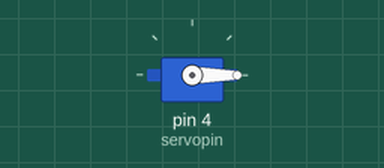
This sketch was run on a simulated Arduino Uno, built with avr-gcc and run on an emulated ATmega328P. Parts: servo. Wiring (inferred from the names in the program): servo: signal pin 4. Servo pulses on a pin are drawn as a servo (544–2400 µs = 0–180°); what the sketch prints to the serial monitor is not drawn.

Above: at 0.05 s.
Timing chart, 0 to 4.7 s (numbered marks = the images above):
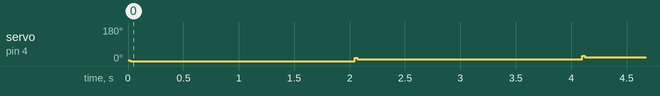

The sketch:

myservoimpl.ino
```cpp
int servopin=4;//定义数字接口9 连接伺服舵机信号线
int myangle;//定义角度变量
int pulsewidth;//定义脉宽变量
int val;

void servopulse(int servopin,int myangle) {//定义一个脉冲函数
  pulsewidth=(myangle*11)+500;//将角度转化为500-2480 的脉宽值
  digitalWrite(servopin,HIGH);//将舵机接口电平至高
  delayMicroseconds(pulsewidth);//延时脉宽值的微秒数
  digitalWrite(servopin,LOW);//将舵机接口电平至低
  delay(20-pulsewidth/1000);
}

void setup() {
  pinMode(servopin,OUTPUT);//设定舵机接口为输出接口
  Serial.begin(115200);//连接到串行端口，波特率为9600
  Serial.println("servo=o_seral_simple ready" ) ;
}

void loop() {//将0 到9 的数转化为0 到180 角度，并让LED 闪烁相应数的次数
  for(val = 0;val < 180; val = val + 10) {
      //val=val-'0';//将特征量转化为数值变量
      // val=val*(180/9);//将数字转化为角度
      Serial.print("moving servo to ");
      Serial.print(val,DEC);
      Serial.println();

      for(int i=0;i<=50;i++) { //给予舵机足够的时间让它转到指定角度
        servopulse(servopin,val);//引用脉冲函数
      }

      delay(1000);
  }

}
```
